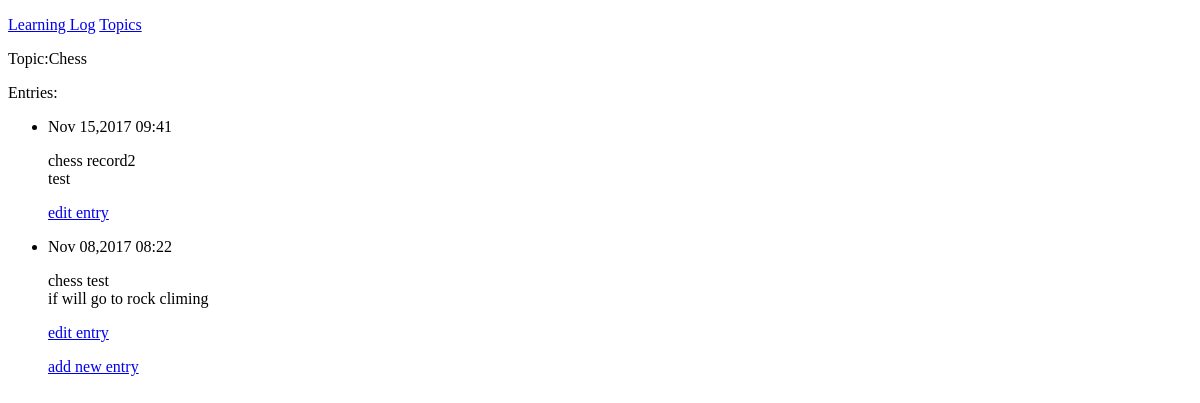
Page /topics/1/ on the earlier database version.
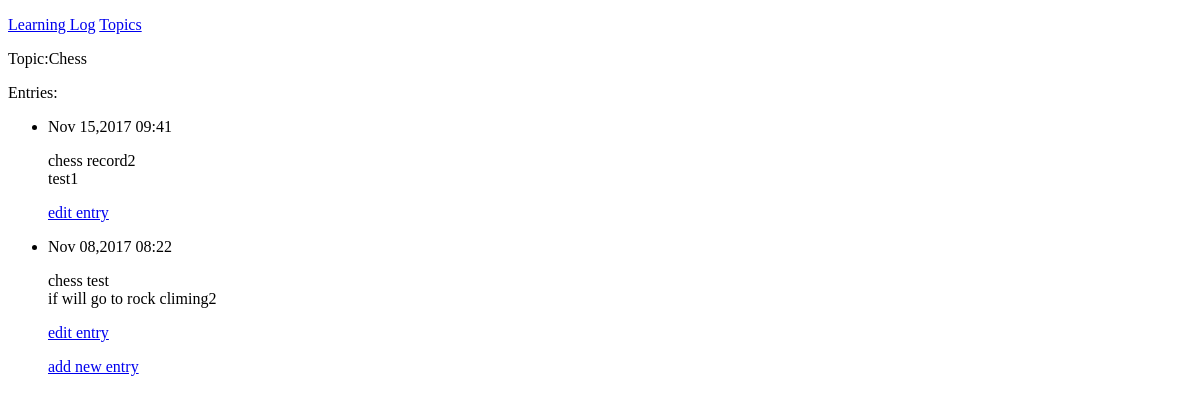
Same page on the later database version.
### llapp1/models.py (models this page shows, shortened)
class Topic(models.Model):
	text = models.CharField(max_length=200)
	add_time = models.DateTimeField(auto_now_add=True)
	def __str__(self):
		return self.text

class Entry(models.Model):
	topic = models.ForeignKey(Topic)
	text = models.TextField()
	date_add = models.DateTimeField(auto_now_add=True)
	class Meta:
		verbose_name_plural = "Entries"\

### llapp1/views.py (the view)
# urls.py: url(r'^topics/(?P<topic_id>\d+)/$',views.topic,name="topic"),
def topic(request,topic_id):
	topic = Topic.objects.get(id=topic_id)
	entries = topic.entry_set.order_by("-date_add")
	context = {'topic':topic,'entries':entries}
	return render(request,'topic.html',context)

### llapp1/templates/topic.html
{%extends 'base.html'%}
{%block content%}
<p>Topic:{{topic}}</p>
<p>Entries:</p>
<ul>
    {%for entry in entries%}
    <li>
    <p>{{entry.date_add|date:'M d,Y H:i'}}</p>
    <p>{{entry.text|linebreaks}}</p>
        <p>
            <a href="{% url 'llapp1:edit_entry' entry.id%}">edit entry</a>
        </p>
    </li>
    {%empty%}
    <li>
    There are no entries for this topic yet.
    </li>
    {%endfor%}
    <a href="{%url 'llapp1:new_entry' topic.id%}">add new entry</a>
</ul>
{%endblock content%}

### llapp1/templates/base.html (shortened to what this page needs)
<!DOCTYPE html>
<html lang="en">
<head>
</head>
<body>
<p>
    <a href="{% url 'llapp1:index'%}">Learning Log</a>
    <a href="{%url 'llapp1:topics'%}">Topics</a>
</p>
{%block content%}
{%endblock content%}
</body>
</html>

Differences in the rows shown:
changed Entry: text "chess record2 test" → "chess record2 test1"
changed Entry: text "chess test if will go to rock climing" → "chess test if will go to rock climing2"
